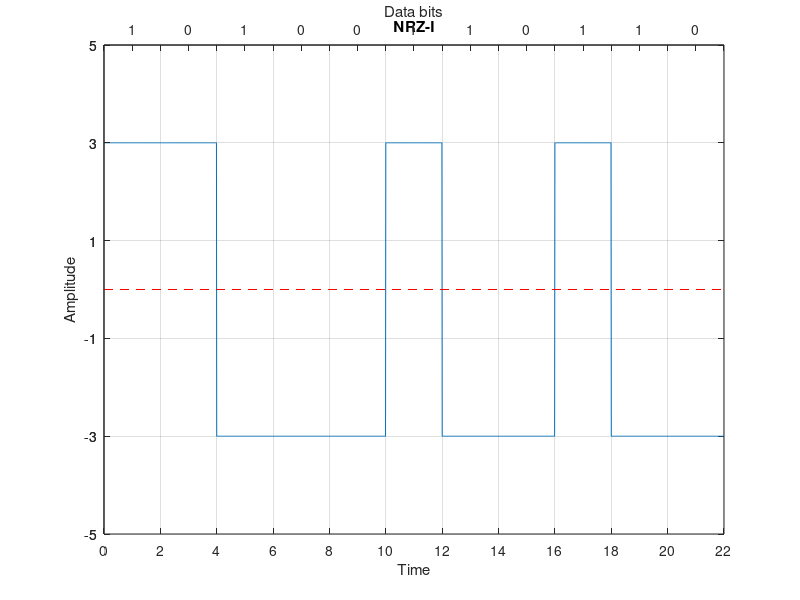

Here is the MATLAB script that generated this plot:
clear all;
close all;
clc;

bits = [1 0 1 0 0 1 1 0 1 1 0];
bit_duration = 2;

fs = 100;
Total_time = length(bits) * bit_duration;   # time needed to send whole data
t = 0: 1/fs: Total_time-(1/fs);

# sender end
prv_state = -3
for i = 1 : length(bits)
    if bits(i) == 0
      nrzi(((i-1) * bit_duration * fs) + 1 : i * bit_duration * fs) = prv_state;
    else
      prv_state = -prv_state;
      nrzi(((i-1) * bit_duration * fs) + 1 : i * bit_duration * fs) = prv_state;
    endif
endfor

# ploting
plot(t, nrzi);
xticks([0: bit_duration: Total_time]);
yticks([-5: 2: 5]);
ylim([-5, 5]);
xlim([0, Total_time]);
grid on;
title("NRZ-I");
xlabel("Time");
ylabel("Amplitude");
line ([0, Total_time], [0 0], "linestyle", "--", "color", "r");

% Top axis
ax1=gca;
ax2 = axes('Position', get(ax1, 'Position'), 'Color', 'none');
set(ax2, 'XAxisLocation', 'top');
set(ax2, 'XLim', get(ax1, 'XLim'));
set(ax2, 'YLim', get(ax1, 'YLim'));
set(ax2, 'XTick', [bit_duration/2: bit_duration: Total_time]);
set(ax2, 'YTick', [-5: 2: 5]);
set(ax2, 'XTickLabel', bits);
set(ax2, 'XLabel', 'Data bits');

# receiver end
prv_found = ones(1, (bit_duration * fs)) .* 3;
for i = 1 : length(nrzi)/(bit_duration * fs)
    if nrzi(((i-1) * bit_duration * fs) + 1 : i * bit_duration * fs) == prv_found
        rcv_data(i) = 0;
    else
        rcv_data(i) = 1;
        prv_found = prv_found .* (-1);
    endif
endfor

disp(rcv_data);
